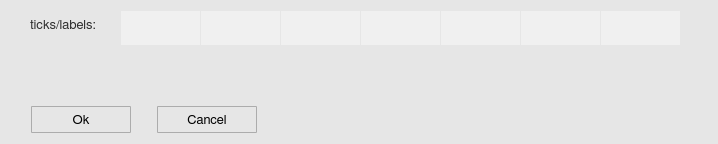
<?xml version="1.0" encoding="UTF-8"?>
<ui version="4.0">
 <class>tickslabelsWindow</class>
 <widget class="QWidget" name="tickslabelsWindow">
  <property name="geometry">
   <rect>
    <x>0</x>
    <y>0</y>
    <width>718</width>
    <height>143</height>
   </rect>
  </property>
  <property name="windowTitle">
   <string>Set your own ticks/labels</string>
  </property>
  <property name="windowIcon">
   <iconset>
    <normaloff>icons/tick_icon.svg</normaloff>icons/tick_icon.svg</iconset>
  </property>
  <property name="styleSheet">
   <string notr="true">QWidget {
	background-color: rgb(230,230,230);
}

QScrollBar:vertical {
  border: 1px solid white;
  background-color: rgb(240, 240, 240);
  width: 20px;
  margin: 21px 0px 21px 0px;
}

QScrollBar:horizontal {
  border: 1px solid white;
  background-color: rgb(240, 240, 240);
  height: 20px;
  margin: 0px 21px 0px 21px;
}

QScrollBar::handle:vertical {
  background-color: rgb(205, 205, 205);
  min-height: 25px;
}

QScrollBar:handle:vertical:hover {
  background-color: rgb(166, 166, 166);
}

QScrollBar:handle:vertical:pressed {
  background-color: rgb(96, 96, 96);
}

QScrollBar::handle:horizontal {
  background-color: rgb(205, 205, 205);
  min-width: 25px;
}

QScrollBar:handle:horizontal:hover {
  background-color: rgb(166, 166, 166);
}

QScrollBar:handle:horizontal:pressed {
  background-color: rgb(96, 96, 96);
}

QScrollBar::add-line:vertical {
  border-top: 1px solid rgb(240,240,240);
  border-left: 1px solid white;
  border-right: 1px solid white;
  border-bottom: 1px solid white;
  background-color: rgb(240, 240, 240);
  height: 20px;
  subcontrol-position: bottom;
  subcontrol-origin: margin;
}

QScrollBar::add-line:vertical:hover {
  background-color: rgb(218, 218, 218);
}

QScrollBar::add-line:vertical:pressed {
  background-color: rgb(96, 96, 96);
}

QScrollBar::sub-line:vertical {
  border-top: 1px solid white;
  border-left: 1px solid white;
  border-right: 1px solid white;
  border-bottom: 1px solid rgb(240,240,240);
  background-color: rgb(240, 240, 240);
  height: 20px;
  subcontrol-position: top;
  subcontrol-origin: margin;
}

QScrollBar::sub-line:vertical:hover {
  background-color: rgb(218, 218, 218);
}

QScrollBar::sub-line:vertical:pressed {
  background-color: rgb(96, 96, 96);
}

QScrollBar::up-arrow:vertical {
  image: url(icons/up_arrow_icon.svg); 
  width: 16px;
  height: 16px;
}

QScrollBar::up-arrow:vertical:pressed {
  right: -1px;
  bottom: -1px;
}

QScrollBar::down-arrow:vertical {
  image: url(icons/down_arrow_icon.svg); 
  width: 16px;
  height: 16px;
}

QScrollBar::down-arrow:vertical:pressed {
  right: -1px;
  bottom: -1px;
}

QScrollBar::add-line:horizontal {
  border-top: 1px solid white;
  border-left: 1px solid rgb(240,240,240);
  border-right: 1px solid white;
  border-bottom: 1px solid white;
  background-color: rgb(240, 240, 240);
  width: 20px;
  subcontrol-position: right;
  subcontrol-origin: margin;
}

QScrollBar::add-line:horizontal:hover {
  background-color: rgb(218, 218, 218);
}

QScrollBar::add-line:horizontal:pressed {
  background-color: rgb(96, 96, 96);
}

QScrollBar::sub-line:horizontal {
  border-top: 1px solid white;
  border-left: 1px solid white;
  border-right: 1px solid rgb(240,240,240);
  border-bottom: 1px solid white;
  background-color: rgb(240, 240, 240);
  width: 20px;
  subcontrol-position: left;
  subcontrol-origin: margin;
}

QScrollBar::sub-line:horizontal:hover {
  background-color: rgb(218, 218, 218);
}

QScrollBar::sub-line:horizontal:pressed {
  background-color: rgb(96, 96, 96);
}

QScrollBar::left-arrow:horizontal {
  image: url(icons/left_arrow_icon.svg); 
  width: 16px;
  height: 16px;
}

QScrollBar::left-arrow:horizontal:pressed {
  right: -1px;
  bottom: -1px;
}

QScrollBar::right-arrow:horizontal {
  image: url(icons/right_arrow_icon.svg); 
  width: 16px;
  height: 16px;
}

QScrollBar::right-arrow:horizontal:pressed {
  right: -1px;
  bottom: -1px;
}</string>
  </property>
  <layout class="QGridLayout" name="gridLayout">
   <item row="0" column="0">
    <layout class="QVBoxLayout" name="verticalLayout">
     <property name="spacing">
      <number>10</number>
     </property>
     <item>
      <widget class="QLabel" name="label">
       <property name="minimumSize">
        <size>
         <width>0</width>
         <height>27</height>
        </size>
       </property>
       <property name="maximumSize">
        <size>
         <width>16777215</width>
         <height>27</height>
        </size>
       </property>
       <property name="font">
        <font>
         <family>FreeSans</family>
         <pointsize>10</pointsize>
         <stylestrategy>PreferAntialias</stylestrategy>
         <kerning>true</kerning>
        </font>
       </property>
       <property name="styleSheet">
        <string notr="true">QLabel {
    color: rgb(45,45,45);
}</string>
       </property>
       <property name="text">
        <string>ticks/labels:</string>
       </property>
       <property name="alignment">
        <set>Qt::AlignCenter</set>
       </property>
      </widget>
     </item>
     <item>
      <layout class="QHBoxLayout" name="horizontalLayout">
       <item>
        <spacer name="horizontalSpacer">
         <property name="orientation">
          <enum>Qt::Horizontal</enum>
         </property>
         <property name="sizeType">
          <enum>QSizePolicy::Fixed</enum>
         </property>
         <property name="sizeHint" stdset="0">
          <size>
           <width>20</width>
           <height>20</height>
          </size>
         </property>
        </spacer>
       </item>
       <item>
        <widget class="QToolButton" name="add_button">
         <property name="minimumSize">
          <size>
           <width>27</width>
           <height>27</height>
          </size>
         </property>
         <property name="maximumSize">
          <size>
           <width>27</width>
           <height>27</height>
          </size>
         </property>
         <property name="styleSheet">
          <string notr="true">QToolButton {
	border: 1px solid transparent;
	background-color: transparent;
	width: 27px;
	height: 27px;
}

QToolButton:flat {
	border: none;
}</string>
         </property>
         <property name="icon">
          <iconset>
           <normaloff>icons/plus_icon.svg</normaloff>icons/plus_icon.svg</iconset>
         </property>
         <property name="iconSize">
          <size>
           <width>23</width>
           <height>23</height>
          </size>
         </property>
        </widget>
       </item>
       <item>
        <widget class="QToolButton" name="del_button">
         <property name="minimumSize">
          <size>
           <width>27</width>
           <height>27</height>
          </size>
         </property>
         <property name="maximumSize">
          <size>
           <width>27</width>
           <height>27</height>
          </size>
         </property>
         <property name="styleSheet">
          <string notr="true">QToolButton {
	border: 1px solid transparent;
	background-color: transparent;
	width: 27px;
	height: 27px;
}

QToolButton:flat {
	border: none;
}</string>
         </property>
         <property name="icon">
          <iconset>
           <normaloff>icons/del_tick_icon.svg</normaloff>icons/del_tick_icon.svg</iconset>
         </property>
         <property name="iconSize">
          <size>
           <width>23</width>
           <height>23</height>
          </size>
         </property>
        </widget>
       </item>
       <item>
        <spacer name="horizontalSpacer_2">
         <property name="orientation">
          <enum>Qt::Horizontal</enum>
         </property>
         <property name="sizeType">
          <enum>QSizePolicy::Fixed</enum>
         </property>
         <property name="sizeHint" stdset="0">
          <size>
           <width>20</width>
           <height>20</height>
          </size>
         </property>
        </spacer>
       </item>
      </layout>
     </item>
     <item>
      <spacer name="verticalSpacer">
       <property name="orientation">
        <enum>Qt::Vertical</enum>
       </property>
       <property name="sizeHint" stdset="0">
        <size>
         <width>20</width>
         <height>40</height>
        </size>
       </property>
      </spacer>
     </item>
    </layout>
   </item>
   <item row="0" column="1">
    <widget class="QTableWidget" name="table">
     <property name="minimumSize">
      <size>
       <width>0</width>
       <height>0</height>
      </size>
     </property>
     <property name="maximumSize">
      <size>
       <width>16777215</width>
       <height>16777215</height>
      </size>
     </property>
     <property name="font">
      <font>
       <family>FreeSans</family>
       <pointsize>10</pointsize>
       <weight>50</weight>
       <bold>false</bold>
       <stylestrategy>PreferAntialias</stylestrategy>
       <kerning>true</kerning>
      </font>
     </property>
     <property name="focusPolicy">
      <enum>Qt::NoFocus</enum>
     </property>
     <property name="styleSheet">
      <string notr="true">QTableWidget {
    selection-background-color: qlineargradient(x1:0, y1:0, x2:0, y2:1,
									stop:0 #daecfc, stop:1 #c4e0fc);
	selection-color: black;
    background: transparent;
}


QTableWidget::item {
    background-color: rgb(240,240,240);
}

QTableWidget::item:hover {
    background-color: qlineargradient(x1:0, y1:0, x2:0, y2:1,
									stop:0 #ecf4fc, stop:1 #dcecfc);
}

QTableWidget::item:selected {
    background-color: qlineargradient(x1:0, y1:0, x2:0, y2:1,
									stop:0 #daecfc, stop:1 #c4e0fc);
}

QScrollBar:vertical {
  border: 1px solid white;
  background-color: rgb(240, 240, 240);
  width: 20px;
  margin: 21px 0px 21px 0px;
}

QScrollBar:horizontal {
  border: 1px solid white;
  background-color: rgb(240, 240, 240);
  height: 20px;
  margin: 0px 21px 0px 21px;
}

QScrollBar::handle:vertical {
  background-color: rgb(205, 205, 205);
  min-height: 25px;
}

QScrollBar:handle:vertical:hover {
  background-color: rgb(166, 166, 166);
}

QScrollBar:handle:vertical:pressed {
  background-color: rgb(96, 96, 96);
}

QScrollBar::handle:horizontal {
  background-color: rgb(205, 205, 205);
  min-width: 25px;
}

QScrollBar:handle:horizontal:hover {
  background-color: rgb(166, 166, 166);
}

QScrollBar:handle:horizontal:pressed {
  background-color: rgb(96, 96, 96);
}

QScrollBar::add-line:vertical {
  border-top: 1px solid rgb(240,240,240);
  border-left: 1px solid white;
  border-right: 1px solid white;
  border-bottom: 1px solid white;
  background-color: rgb(240, 240, 240);
  height: 20px;
  subcontrol-position: bottom;
  subcontrol-origin: margin;
}

QScrollBar::add-line:vertical:hover {
  background-color: rgb(218, 218, 218);
}

QScrollBar::add-line:vertical:pressed {
  background-color: rgb(96, 96, 96);
}

QScrollBar::sub-line:vertical {
  border-top: 1px solid white;
  border-left: 1px solid white;
  border-right: 1px solid white;
  border-bottom: 1px solid rgb(240,240,240);
  background-color: rgb(240, 240, 240);
  height: 20px;
  subcontrol-position: top;
  subcontrol-origin: margin;
}

QScrollBar::sub-line:vertical:hover {
  background-color: rgb(218, 218, 218);
}

QScrollBar::sub-line:vertical:pressed {
  background-color: rgb(96, 96, 96);
}

QScrollBar::up-arrow:vertical {
  image: url(icons/up_arrow_icon.svg); 
  width: 16px;
  height: 16px;
}

QScrollBar::up-arrow:vertical:pressed {
  right: -1px;
  bottom: -1px;
}

QScrollBar::down-arrow:vertical {
  image: url(icons/down_arrow_icon.svg); 
  width: 16px;
  height: 16px;
}

QScrollBar::down-arrow:vertical:pressed {
  right: -1px;
  bottom: -1px;
}

QScrollBar::add-line:horizontal {
  border-top: 1px solid white;
  border-left: 1px solid rgb(240,240,240);
  border-right: 1px solid white;
  border-bottom: 1px solid white;
  background-color: rgb(240, 240, 240);
  width: 20px;
  subcontrol-position: right;
  subcontrol-origin: margin;
}

QScrollBar::add-line:horizontal:hover {
  background-color: rgb(218, 218, 218);
}

QScrollBar::add-line:horizontal:pressed {
  background-color: rgb(96, 96, 96);
}

QScrollBar::sub-line:horizontal {
  border-top: 1px solid white;
  border-left: 1px solid white;
  border-right: 1px solid rgb(240,240,240);
  border-bottom: 1px solid white;
  background-color: rgb(240, 240, 240);
  width: 20px;
  subcontrol-position: left;
  subcontrol-origin: margin;
}

QScrollBar::sub-line:horizontal:hover {
  background-color: rgb(218, 218, 218);
}

QScrollBar::sub-line:horizontal:pressed {
  background-color: rgb(96, 96, 96);
}

QScrollBar::left-arrow:horizontal {
  image: url(icons/left_arrow_icon.svg); 
  width: 16px;
  height: 16px;
}

QScrollBar::left-arrow:horizontal:pressed {
  right: -1px;
  bottom: -1px;
}

QScrollBar::right-arrow:horizontal {
  image: url(icons/right_arrow_icon.svg); 
  width: 16px;
  height: 16px;
}

QScrollBar::right-arrow:horizontal:pressed {
  right: -1px;
  bottom: -1px;
}</string>
     </property>
     <property name="frameShape">
      <enum>QFrame::NoFrame</enum>
     </property>
     <property name="lineWidth">
      <number>0</number>
     </property>
     <property name="verticalScrollBarPolicy">
      <enum>Qt::ScrollBarAlwaysOff</enum>
     </property>
     <property name="horizontalScrollBarPolicy">
      <enum>Qt::ScrollBarAsNeeded</enum>
     </property>
     <property name="sizeAdjustPolicy">
      <enum>QAbstractScrollArea::AdjustIgnored</enum>
     </property>
     <property name="selectionMode">
      <enum>QAbstractItemView::SingleSelection</enum>
     </property>
     <property name="gridStyle">
      <enum>Qt::SolidLine</enum>
     </property>
     <property name="rowCount">
      <number>1</number>
     </property>
     <property name="columnCount">
      <number>7</number>
     </property>
     <attribute name="horizontalHeaderVisible">
      <bool>false</bool>
     </attribute>
     <attribute name="horizontalHeaderDefaultSectionSize">
      <number>80</number>
     </attribute>
     <attribute name="horizontalHeaderHighlightSections">
      <bool>false</bool>
     </attribute>
     <attribute name="horizontalHeaderMinimumSectionSize">
      <number>80</number>
     </attribute>
     <attribute name="verticalHeaderVisible">
      <bool>false</bool>
     </attribute>
     <attribute name="verticalHeaderDefaultSectionSize">
      <number>35</number>
     </attribute>
     <attribute name="verticalHeaderHighlightSections">
      <bool>false</bool>
     </attribute>
     <attribute name="verticalHeaderMinimumSectionSize">
      <number>35</number>
     </attribute>
     <row/>
     <column/>
     <column/>
     <column/>
     <column/>
     <column/>
     <column/>
     <column/>
     <item row="0" column="0">
      <property name="text">
       <string/>
      </property>
      <property name="toolTip">
       <string>Sunday</string>
      </property>
      <property name="font">
       <font>
        <family>FreeSans</family>
        <pointsize>10</pointsize>
       </font>
      </property>
      <property name="textAlignment">
       <set>AlignCenter</set>
      </property>
      <property name="background">
       <brush brushstyle="NoBrush">
        <color alpha="255">
         <red>230</red>
         <green>230</green>
         <blue>230</blue>
        </color>
       </brush>
      </property>
      <property name="flags">
       <set>ItemIsSelectable|ItemIsEditable|ItemIsDragEnabled|ItemIsUserCheckable|ItemIsEnabled</set>
      </property>
     </item>
     <item row="0" column="1">
      <property name="text">
       <string/>
      </property>
      <property name="toolTip">
       <string>Monday</string>
      </property>
      <property name="font">
       <font>
        <family>FreeSans</family>
        <pointsize>10</pointsize>
       </font>
      </property>
      <property name="textAlignment">
       <set>AlignCenter</set>
      </property>
      <property name="background">
       <brush brushstyle="NoBrush">
        <color alpha="255">
         <red>230</red>
         <green>230</green>
         <blue>230</blue>
        </color>
       </brush>
      </property>
      <property name="flags">
       <set>ItemIsSelectable|ItemIsEditable|ItemIsDragEnabled|ItemIsUserCheckable|ItemIsEnabled</set>
      </property>
     </item>
     <item row="0" column="2">
      <property name="text">
       <string/>
      </property>
      <property name="toolTip">
       <string>Tuesday</string>
      </property>
      <property name="font">
       <font>
        <family>FreeSans</family>
        <pointsize>10</pointsize>
       </font>
      </property>
      <property name="textAlignment">
       <set>AlignCenter</set>
      </property>
      <property name="background">
       <brush brushstyle="NoBrush">
        <color alpha="255">
         <red>230</red>
         <green>230</green>
         <blue>230</blue>
        </color>
       </brush>
      </property>
      <property name="flags">
       <set>ItemIsSelectable|ItemIsEditable|ItemIsDragEnabled|ItemIsUserCheckable|ItemIsEnabled</set>
      </property>
     </item>
     <item row="0" column="3">
      <property name="text">
       <string/>
      </property>
      <property name="toolTip">
       <string>Wednesday</string>
      </property>
      <property name="font">
       <font>
        <family>FreeSans</family>
        <pointsize>10</pointsize>
       </font>
      </property>
      <property name="textAlignment">
       <set>AlignCenter</set>
      </property>
      <property name="background">
       <brush brushstyle="NoBrush">
        <color alpha="255">
         <red>230</red>
         <green>230</green>
         <blue>230</blue>
        </color>
       </brush>
      </property>
      <property name="flags">
       <set>ItemIsSelectable|ItemIsEditable|ItemIsDragEnabled|ItemIsUserCheckable|ItemIsEnabled</set>
      </property>
     </item>
     <item row="0" column="4">
      <property name="text">
       <string/>
      </property>
      <property name="toolTip">
       <string>Thursday</string>
      </property>
      <property name="font">
       <font>
        <family>FreeSans</family>
        <pointsize>10</pointsize>
       </font>
      </property>
      <property name="textAlignment">
       <set>AlignCenter</set>
      </property>
      <property name="background">
       <brush brushstyle="NoBrush">
        <color alpha="255">
         <red>230</red>
         <green>230</green>
         <blue>230</blue>
        </color>
       </brush>
      </property>
      <property name="flags">
       <set>ItemIsSelectable|ItemIsEditable|ItemIsDragEnabled|ItemIsUserCheckable|ItemIsEnabled</set>
      </property>
     </item>
     <item row="0" column="5">
      <property name="text">
       <string/>
      </property>
      <property name="toolTip">
       <string>Friday</string>
      </property>
      <property name="font">
       <font>
        <family>FreeSans</family>
        <pointsize>10</pointsize>
       </font>
      </property>
      <property name="textAlignment">
       <set>AlignCenter</set>
      </property>
      <property name="background">
       <brush brushstyle="NoBrush">
        <color alpha="255">
         <red>230</red>
         <green>230</green>
         <blue>230</blue>
        </color>
       </brush>
      </property>
      <property name="flags">
       <set>ItemIsSelectable|ItemIsEditable|ItemIsDragEnabled|ItemIsUserCheckable|ItemIsEnabled</set>
      </property>
     </item>
     <item row="0" column="6">
      <property name="text">
       <string/>
      </property>
      <property name="toolTip">
       <string>Saturday</string>
      </property>
      <property name="font">
       <font>
        <family>FreeSans</family>
        <pointsize>10</pointsize>
       </font>
      </property>
      <property name="textAlignment">
       <set>AlignCenter</set>
      </property>
      <property name="background">
       <brush brushstyle="NoBrush">
        <color alpha="255">
         <red>230</red>
         <green>230</green>
         <blue>230</blue>
        </color>
       </brush>
      </property>
      <property name="flags">
       <set>ItemIsSelectable|ItemIsEditable|ItemIsDragEnabled|ItemIsUserCheckable|ItemIsEnabled</set>
      </property>
     </item>
    </widget>
   </item>
   <item row="1" column="0" colspan="2">
    <layout class="QHBoxLayout" name="horizontalLayout_7">
     <item>
      <spacer name="horizontalSpacer_11">
       <property name="orientation">
        <enum>Qt::Horizontal</enum>
       </property>
       <property name="sizeType">
        <enum>QSizePolicy::Fixed</enum>
       </property>
       <property name="sizeHint" stdset="0">
        <size>
         <width>20</width>
         <height>20</height>
        </size>
       </property>
      </spacer>
     </item>
     <item>
      <widget class="QToolButton" name="ok_button">
       <property name="minimumSize">
        <size>
         <width>100</width>
         <height>27</height>
        </size>
       </property>
       <property name="maximumSize">
        <size>
         <width>100</width>
         <height>27</height>
        </size>
       </property>
       <property name="font">
        <font>
         <family>FreeSans</family>
         <pointsize>10</pointsize>
         <weight>50</weight>
         <bold>false</bold>
         <stylestrategy>PreferAntialias</stylestrategy>
         <kerning>true</kerning>
        </font>
       </property>
       <property name="styleSheet">
        <string notr="true">QToolButton {
    border: 1px solid #acacac;
    border-radius: 1px;
    background-color: qlineargradient(x1: 0, y1: 0, x2: 0, y2: 1, 
								stop: 0 #f0f0f0, stop: 1 #e5e5e5);
	color: black;
}

QToolButton:hover {
	border: 1px solid #7eb4ea;
    border-radius: 1px;
	background-color: qlineargradient(x1: 0, y1: 0, x2: 0, y2: 1, 
								stop: 0 #ecf4fc, stop: 1 #dcecfc);
}


QToolButton:pressed {
	border: 1px solid #579de5;
    border-radius: 1px;
    background-color: qlineargradient(x1: 0, y1: 0, x2: 0, y2: 1,
                                      stop: 0 #daecfc, stop: 1 #c4e0fc);
}</string>
       </property>
       <property name="text">
        <string>Ok</string>
       </property>
      </widget>
     </item>
     <item>
      <spacer name="horizontalSpacer_13">
       <property name="orientation">
        <enum>Qt::Horizontal</enum>
       </property>
       <property name="sizeType">
        <enum>QSizePolicy::Fixed</enum>
       </property>
       <property name="sizeHint" stdset="0">
        <size>
         <width>20</width>
         <height>20</height>
        </size>
       </property>
      </spacer>
     </item>
     <item>
      <widget class="QToolButton" name="cancel_button">
       <property name="minimumSize">
        <size>
         <width>100</width>
         <height>27</height>
        </size>
       </property>
       <property name="maximumSize">
        <size>
         <width>100</width>
         <height>27</height>
        </size>
       </property>
       <property name="font">
        <font>
         <family>FreeSans</family>
         <pointsize>10</pointsize>
         <weight>50</weight>
         <bold>false</bold>
         <stylestrategy>PreferAntialias</stylestrategy>
         <kerning>true</kerning>
        </font>
       </property>
       <property name="styleSheet">
        <string notr="true">QToolButton {
    border: 1px solid #acacac;
    border-radius: 1px;
    background-color: qlineargradient(x1: 0, y1: 0, x2: 0, y2: 1, 
								stop: 0 #f0f0f0, stop: 1 #e5e5e5);
	color: black;
}

QToolButton:hover {
	border: 1px solid #7eb4ea;
    border-radius: 1px;
	background-color: qlineargradient(x1: 0, y1: 0, x2: 0, y2: 1, 
								stop: 0 #ecf4fc, stop: 1 #dcecfc);
}


QToolButton:pressed {
	border: 1px solid #579de5;
    border-radius: 1px;
    background-color: qlineargradient(x1: 0, y1: 0, x2: 0, y2: 1,
                                      stop: 0 #daecfc, stop: 1 #c4e0fc);
}</string>
       </property>
       <property name="text">
        <string>Cancel</string>
       </property>
      </widget>
     </item>
     <item>
      <spacer name="horizontalSpacer_12">
       <property name="orientation">
        <enum>Qt::Horizontal</enum>
       </property>
       <property name="sizeHint" stdset="0">
        <size>
         <width>40</width>
         <height>20</height>
        </size>
       </property>
      </spacer>
     </item>
    </layout>
   </item>
  </layout>
 </widget>
 <resources/>
 <connections/>
</ui>
